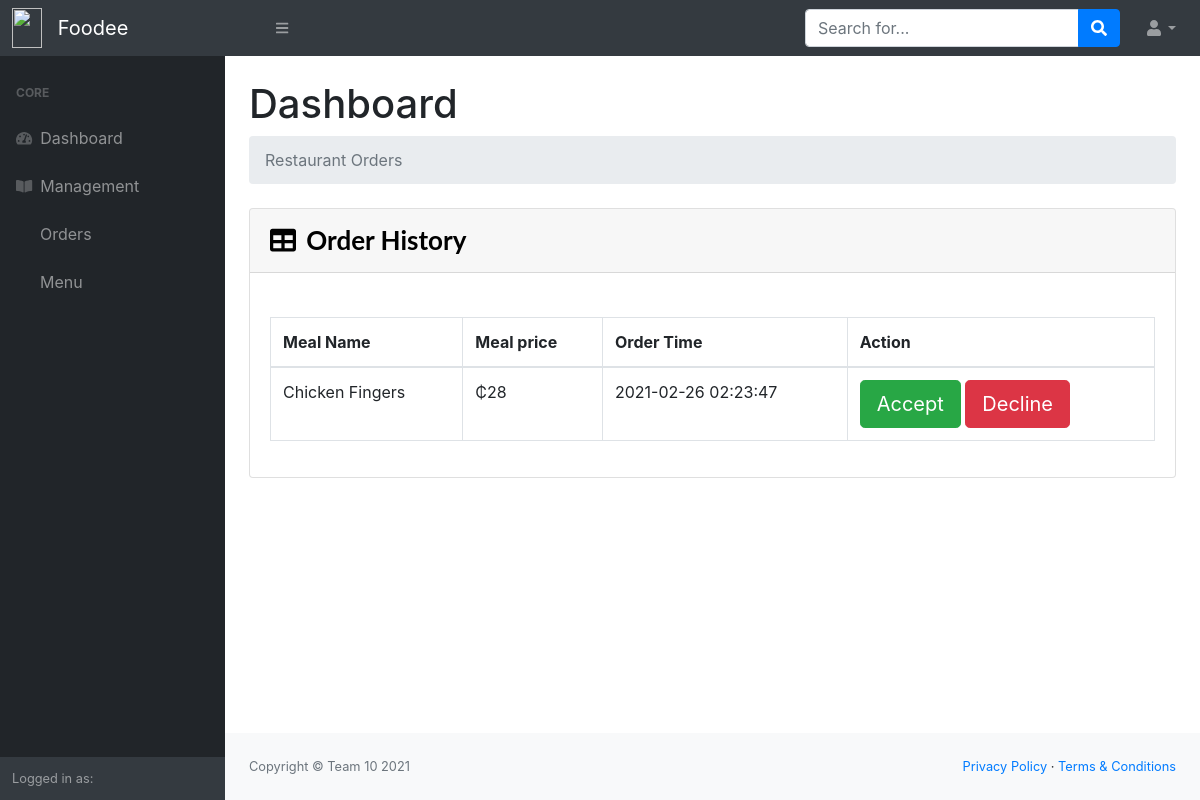
Before: /restaurant_orders.php with the older database file.
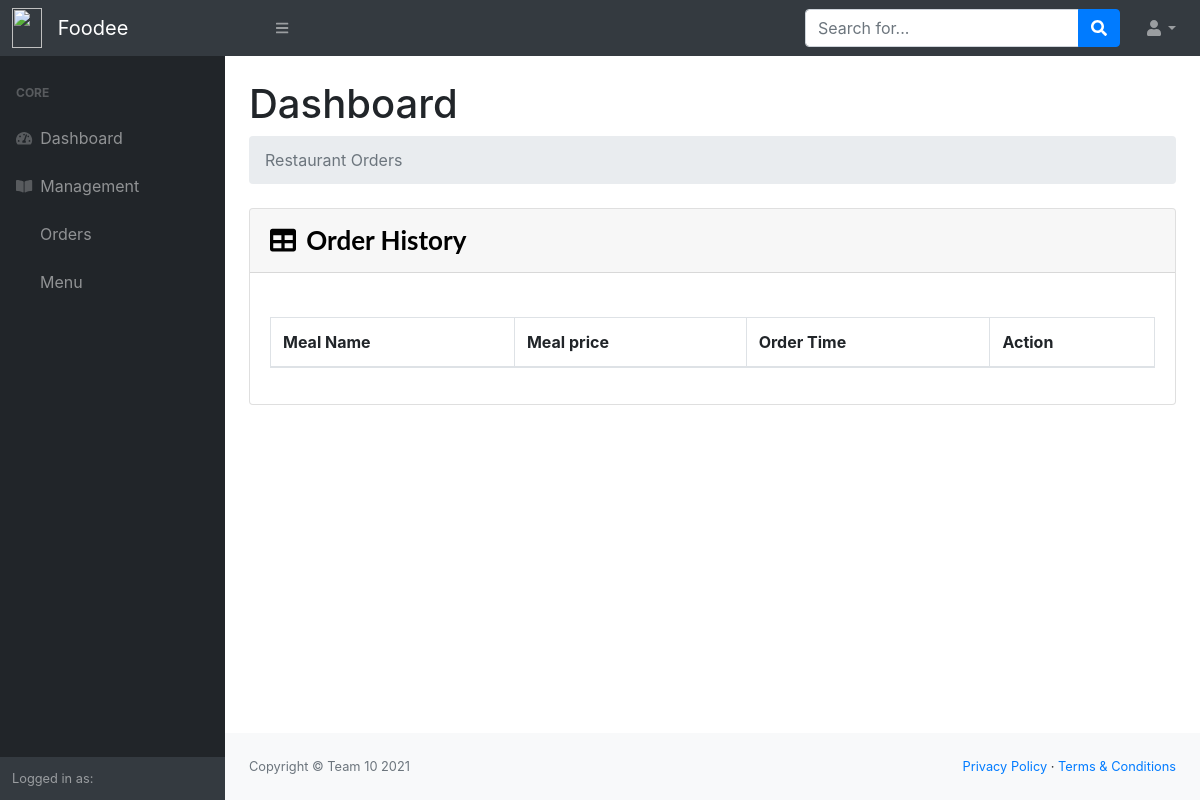
After: the same page with the newer database file.
### tables this page shows
CREATE TABLE orders(order_id int auto_increment primary key, restaurant_id int not null, menu_id int, 
created_at TIMESTAMP DEFAULT CURRENT_TIMESTAMP, user_id int not null , 
foreign key (restaurant_id) references Restaurants(restaurant_id) on update cascade, foreign key (menu_id) references menu(menu_id), 
foreign key (user_id) references users(user_id));

CREATE TABLE menu(menu_id int auto_increment primary key, restaurant_id int, meal_name varchar(30) not null, meal_price int not null, meal_image varchar(120), 
foreign key (restaurant_id) references Restaurants(restaurant_id) on update cascade);

### config/db_conn.php (called while the page is built, shortened)
<?php
    class DB_connection
	{
		private $db_host = DB_HOST;
		private $db_user  = DB_USER;
		private $db_pass  = DB_PASSWORD;
		private $db_name  = DB_NAME;
        public function connect() {
            $this->conn = new mysqli( $this->db_host, $this->db_user, $this->db_pass, $this->db_name );
            return $this->conn;
        }
    }

### restaurant_orders.php (the view, shortened to what this page needs)
<?php
include "config/db_conn.php";
$db = new DB_connection();
$sql = "SELECT orders.order_id, menu.meal_name,menu.meal_price,restaurants.restaurant_name,
orders.created_at FROM `orders`, `menu` LEFT JOIN restaurants on
restaurants.restaurant_id = menu.restaurant_id WHERE menu.menu_id = orders.menu_id
and orders.user_id = 1";
$query = $db->connect()->query($sql);
?>
<!DOCTYPE html>
<html lang="en">
<head>
    <link href="css/styles.css" rel="stylesheet" />
    <link href="./assets/css/parsley.css" rel="stylesheet" />
    <link href="https://cdn.datatables.net/1.10.20/css/dataTables.bootstrap4.min.css" rel="stylesheet" />
    <link rel="stylesheet" href="https://cdnjs.cloudflare.com/ajax/libs/font-awesome/5.15.2/css/all.min.css" />
</head>
<body class="sb-nav-fixed">
    <nav class="sb-topnav navbar navbar-expand navbar-dark bg-dark">
        <img src="./assets/images/GPMS_logo.png" width="30" height="40" class="d-inline-block align-top" alt="" style='margin-left:1%'>
        <a class="navbar-brand" href="restaurant.php">Foodee</a>
        <button class="btn btn-link btn-sm order-1 order-lg-0" id="sidebarToggle" href="#"><i class="fas fa-bars"></i></button>
        <form class="d-none d-md-inline-block form-inline ml-auto mr-0 mr-md-3 my-2 my-md-0">
            <div class="input-group">
                <input class="form-control" type="text" placeholder="Search for..." aria-label="Search" aria-describedby="basic-addon2" />
                <div class="input-group-append">
                    <button class="btn btn-primary" type="button"><i class="fas fa-search"></i></button>
                </div>
            </div>
        </form>
        <ul class="navbar-nav ml-auto ml-md-0">
            <li class="nav-item dropdown">
                <a class="nav-link dropdown-toggle" id="userDropdown" href="#" role="button" data-toggle="dropdown" aria-haspopup="true" aria-expanded="false"><i class="fas fa-user fa-fw"></i></a>
            </li>
        </ul>
    </nav>
    <div id="layoutSidenav">
        <div id="layoutSidenav_nav">
            <nav class="sb-sidenav accordion sb-sidenav-dark" id="sidenavAccordion">
                <div class="sb-sidenav-menu">
                    <div class="nav">
                        <div class="sb-sidenav-menu-heading">Core</div>
                        <a class="nav-link" href="restaurant.php">
                            <div class="sb-nav-link-icon"><i class="fas fa-tachometer-alt"></i></div>
                            Dashboard
                        </a>
                        <a class="nav-link collapsed" href="#" data-toggle="collapse" data-target="#collapsePages" aria-expanded="false" aria-controls="collapsePages">
                            <div class="sb-nav-link-icon"><i class="fas fa-book-open"></i></div>
                            Management
                        </a>
                        <div>
                            <nav class="sb-sidenav-menu-nested nav accordion" id="sidenavAccordionPages">
                                <a class="nav-link" href="restaurant_orders.php">Orders</a>
                                <a class="nav-link" href="restaurant_menu.php">Menu</a>
                            </nav>
                        </div>
                    </div>
                </div>
                <div class="sb-sidenav-footer">
                    <div class="small">Logged in as: </div>
                </div>
            </nav>
        </div>
        <div id="layoutSidenav_content">
            <main>
                <div class="container-fluid">
                    <h1 class="mt-4">Dashboard</h1>
                    <ol class="breadcrumb mb-4">
                        <li class="breadcrumb-item active">Restaurant Orders</li>
                    </ol>
                    <div class="card mb-4">
                        <div class="card-header">
                            <i class="fas fa-table mr-1"></i>
                            Order History
                        </div>
                        <div class="card-body">
                            <div class="table-responsive">
                                <table class="table table-bordered" id="dataTable" width="100%" cellspacing="0" data-toggle ="table" data-show-toggle="true" data-toolbar="#toolbar" data-show-fullscreen="true" data-pagination-pre-text="Previous">
                                    <thead>
                                        <tr>
                                            <th>Meal Name</th>
                                            <th>Meal price</th>
                                            <th>Order Time</th>
                                            <th>Action</th>
                                        </tr>
                                    </thead>
                                    <tbody>
                                    <?php
                                        if(mysqli_num_rows($query) > 0):
                                            while($row = mysqli_fetch_array($query)){
                                        ?><?php
                                                echo'
                                                <tr>
                                                    <td>'.$row['meal_name'].'</td>
                                                    <td>'.'₵'.$row['meal_price'].'</td>
                                                    <td>'.$row['created_at'].'</td>
                                                    <td>'.'<a class="btn btn-success btn-lg" href="edit_meal.php?edit=success&id='.$row['order_id'].'" role="button">Accept</a><span>      </span><a class="btn btn-danger btn-lg" href="restaurant_delete_order.php?id='.$row['order_id'].'" role="button">Decline</a>'.'</td>
                                                </tr>
                                                ';
                                                ?><?php } endif;?>
                                    </tbody>
                                </table>
                            </div>
                        </div>
                    </div>
                </div>
            </main>
            <footer class="py-4 bg-light mt-auto">
                <div class="container-fluid">
                    <div class="d-flex align-items-center justify-content-between small">
                        <div class="text-muted">Copyright &copy; Team 10 2021</div>
                        <div>
                            <a href="#">Privacy Policy</a>
                            &middot;
                            <a href="#">Terms &amp; Conditions</a>
                        </div>
                    </div>
                </div>
            </footer>
        </div>
    </div>
</body>
</html>

Changed rows visible on the page:
removed orders: menu.meal_name "Chicken Fingers", menu.meal_price "28", created_at "2021-02-26 02:23:47"
